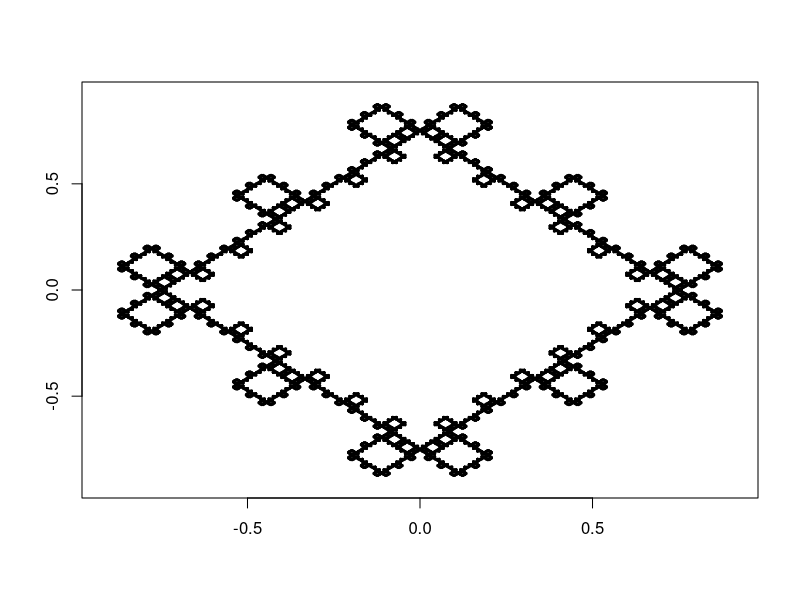
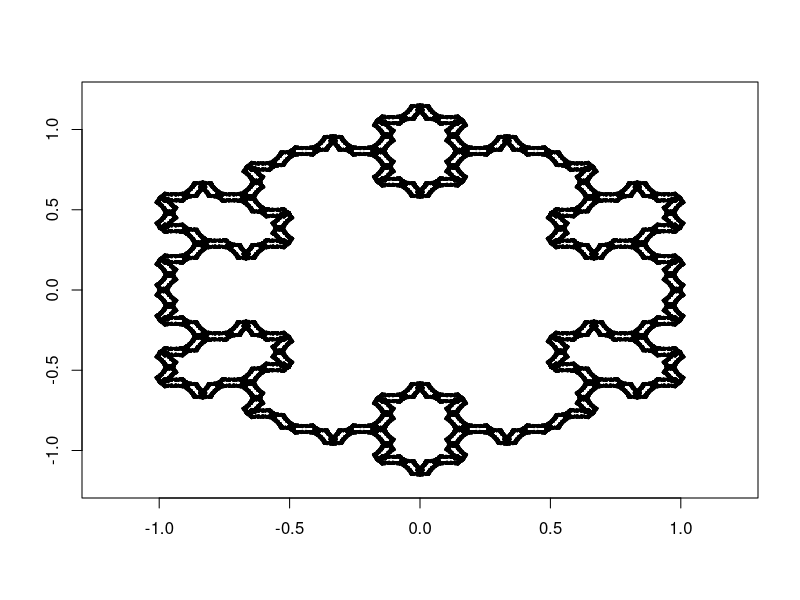
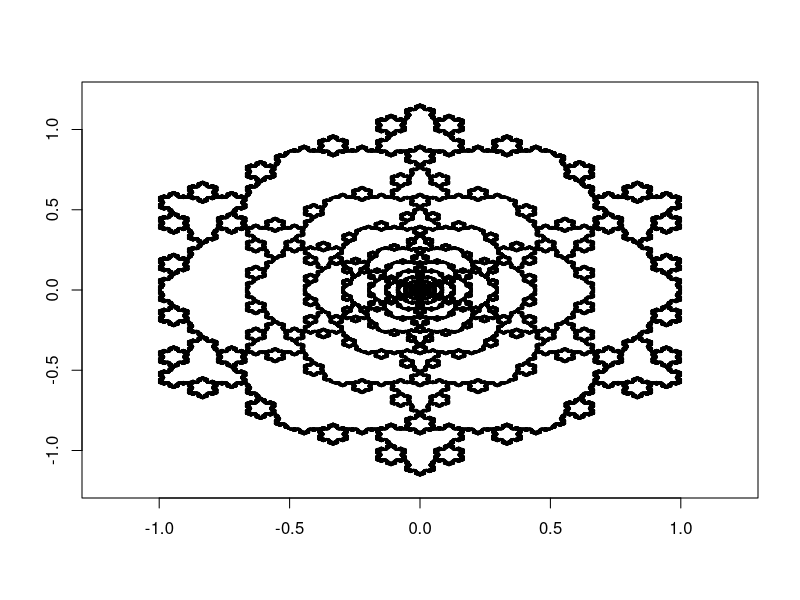

The R script that drew these images, in order: (Note: this script raises an error after producing the figures.)
# Fractals by matrices

# Rotations
Rot <- function(ang) {
	rbind(c(cos(ang),-sin(ang)),c(sin(ang),cos(ang)))
}


# Matrices
mat1 <- matrix(
c(1,0,0,0,
  0,1,0,0,
  2/3,0,1/3,0,
  0,2/3,0,1/3,
  2/3,0,1/3,0,	
  0,2/3,0,1/3,
  1/2,sqrt(3)/6,1/2,-sqrt(3)/6,
  -sqrt(3)/6,1/2,sqrt(3)/6,1/2,
  1/2,sqrt(3)/6,1/2,-sqrt(3)/6,
  -sqrt(3)/6,1/2,sqrt(3)/6,1/2,
  1/3,0,2/3,0,
  0,1/3,0,2/3,
  1/3,0,2/3,0,
  0,1/3,0,2/3,
  0,0,1,0,
  0,0,0,1
),
16,4,byrow=T)

mat2 <- matrix(
c(1,0,0,0,
  0,1,0,0,
  2/3,0,1/3,0,
  0,2/3,0,1/3,
  2/3,0,1/3,0,	
  0,2/3,0,1/3,
  1/2,sqrt(3)/6,1/2,-sqrt(3)/6,
  -sqrt(3)/6,1/2,sqrt(3)/6,1/2,
  1/2,sqrt(3)/6,1/2,-sqrt(3)/6,
  -sqrt(3)/6,1/2,sqrt(3)/6,1/2,
  1/3,0,2/3,0,
  0,1/3,0,2/3,
  1/3,0,2/3,0,
  0,1/3,0,2/3,
  2/3,0,1/3,0,	
  0,2/3,0,1/3,
  1/3,0,2/3,0,
  0,1/3,0,2/3,
  0,0,1,0,
  0,0,0,1
),
20,4,byrow=T)

mat3 <- matrix(
c(1,0,0,0,
  0,1,0,0,
  2/3,0,1/3,0,
  0,2/3,0,1/3,
  2/3,0,1/3,0,	
  0,2/3,0,1/3,
  1/2,sqrt(3)/6,1/2,-sqrt(3)/6,
  -sqrt(3)/6,1/2,sqrt(3)/6,1/2,
  1/2,sqrt(3)/6,1/2,-sqrt(3)/6,
  -sqrt(3)/6,1/2,sqrt(3)/6,1/2,
  1/3,0,2/3,0,
  0,1/3,0,2/3,
  1/3,0,2/3,0,
  0,1/3,0,2/3,
  1/2,-sqrt(3)/6,1/2,sqrt(3)/6,
  sqrt(3)/6,1/2,-sqrt(3)/6,1/2,
  1/2,-sqrt(3)/6,1/2,sqrt(3)/6,
  sqrt(3)/6,1/2,-sqrt(3)/6,1/2,
  2/3,0,1/3,0,	
  0,2/3,0,1/3,
  1/3,0,2/3,0,
  0,1/3,0,2/3,
  0,0,1,0,
  0,0,0,1
),
24,4,byrow=T)

a <- 1/5
mat4 <- matrix(
c(1,0,0,0,
  0,1,0,0,
  1/2,a,1/2,-a,
  -a,1/2,a,1/2,
  1/2,a,1/2,-a,
  -a,1/2,a,1/2,
  0,0,1,0,
  0,0,0,1,
  0,0,1,0,
  0,0,0,1,
  1/2,-a,1/2,a,
  a,1/2,-a,1/2,
  1/2,-a,1/2,a,
  a,1/2,-a,1/2,
  1,0,0,0,
  0,1,0,0
  
),
16,4,byrow=T)

a <- 1/3
mat5 <- matrix(
c(1,0,0,0,
  0,1,0,0,
  2/3,0,1/3,0,
  0,2/3,0,1/3,
  2/3,0,1/3,0,	
  0,2/3,0,1/3,
  2/3,a,1/3,-a,
  -a,2/3,a,1/3,
  2/3,a,1/3,-a,
  -a,2/3,a,1/3,
  1/3,a,2/3,-a,
  -a,1/3,a,2/3,
  1/3,a,2/3,-a,
  -a,1/3,a,2/3,
  1/3,0,2/3,0,
  0,1/3,0,2/3,
  1/3,0,2/3,0,
  0,1/3,0,2/3,
  0,0,1,0,
  0,0,0,1
),
20, 4,byrow=T)

a <- 1/3
mat6 <- matrix(
c(1,0,0,0,
  0,1,0,0,
  2/3,0,1/3,0,
  0,2/3,0,1/3,
  2/3,0,1/3,0,	
  0,2/3,0,1/3,
  2/3,-a,1/3,a,
  a,2/3,-a,1/3,
  2/3,-a,1/3,a,
  a,2/3,-a,1/3,
  1/3,-a,2/3,a,
  a,1/3,-a,2/3,
  1/3,-a,2/3,a,
  a,1/3,-a,2/3,
  1/3,0,2/3,0,
  0,1/3,0,2/3,
  1/3,0,2/3,0,
  0,1/3,0,2/3,
  0,0,1,0,
  0,0,0,1
),
20, 4,byrow=T)

a <- 1/2
mat7 <- matrix(
c(0,0,1,0,
  0,0,0,1,
  0,-a,1,a,
  a,0,-a,1,
  0,0,1,0,
  0,0,0,1,
  0,a,1,-a,
  -a,0,a,1  
),
8, 4,byrow=T)

a <- 1/2
mat8 <- matrix(
c(0,0,1,0,
  0,0,0,1,
  0,-a,1,a,
  a,0,-a,1,
  0,0,1,0,
  0,0,0,1,
  0,a,1,-a,
  -a,0,a,1,
  0,0,1,0,
  0,0,0,1,
  -a,0,1+a,0,
  0,-a,0,1+a
),
12, 4,byrow=T)



# List containing all matrices
Mats <- list(mat1,mat2,mat3,mat4,mat5,mat6,mat7,mat8) 

# Starting shapes
triang <- c(0,0,0,1,0,1,sqrt(3)/2,1/2,sqrt(3)/2,1/2,0,0) - c(1/(sqrt(3)*2),.5)
square <- c(0,0,0,1,0,1,1,1,1,1,1,0,1,0,0,0) - c(.5,.5)
diamond<- c(0,-1,-1,0,-1,0,0,1,0,1,1,0,1,0,0,-1)
hexag  <- c(0,0,-.5,sqrt(3)/2,-.5,sqrt(3)/2,0,sqrt(3),0,sqrt(3),1,sqrt(3),1,sqrt(3),1.5,sqrt(3)/2,1.5,sqrt(3)/2,1,0,1,0,0,0) - c(.5,sqrt(3)/2)
pentag <- c()
sticks <- c(0,0,0,1,0,0,0,-1)
sticks4 <- c(0,0,0,1,0,0,0,-1,0,0,-1,0,0,0,1,0)


# pts = start and end points as 4x1 vector
# ord = sequential order of matrices
# h   = level

fun <- function (pts,ord,h,meToo,col,lwd,returnpts=F) {
  retpts <- numeric()
	if(h==0 | meToo) {
		#lines(pts[c(1,3)],pts[c(2,4)],col=col,lwd=lwd)
		points(pts[c(1,3)],pts[c(2,4)],col=col,lwd=lwd,pch=19,cex=.2)
    retpts <- pts
	}
	if(h>0) {
		newpts <- Mats[[ord[1]]]%*%pts
		for ( i in 1:(length(newpts)/4)) {
			retpts <- c(retpts,fun(newpts[(4*i-3):(4*i)],c(ord[-1],ord[1]),h-1,meToo,col,lwd,returnpts=returnpts))
		}
	}
  if(returnpts)
    return(retpts)
}
start <- function(pts,ord,h,meToo=F,add=F,marg=.2,scale=1,col='black',lwd=1,returnpts=F) {
	d <- scale*(sqrt(pts[3]^2+pts[4]^2)+marg)
	if (add==F) {
		plot(c(-d,d),c(-d,d),type='n',xlab='',ylab='')
	}
  retpts <- numeric()
	for ( i in 1:(length(pts)/4)) {
		retpts <- c(retpts,fun(scale*pts[(4*i-3):(4*i)],ord,h,meToo=meToo,col=col,lwd=lwd,returnpts=returnpts))
	}
  if (returnpts)
    return(retpts)
}
start(square,c(5,6),5,meToo=T,add=F)
start(hexag,c(3,1,4,1),6,T)
pts <- start(hexag,c(2,2,1),6,returnpts=T)
for (i in 1:11)
  pts <- c(pts,start(hexag,c(2,2,1),5-floor(i/4),add=T,scale=(2/3)^i,returnpts=T))
start(square,2,9,T,F,.5,2)
start(hexag,c(6,2,5),7)

for (i in 1:6)
start(sticks4,7,6,meToo=T,add=i!=1,marg=.5,scale=2/2^i)

for (i in 1:6)
start(sticks4,8,4,meToo=T,add=i!=1,marg=.8,scale=2/2^i)


start(sticks4,8,1,marg=.8)

df <- as.data.frame(matrix(pts,ncol=4,byrow=T))
df <- rbind(df,pt)
colnames(df) <- c("x1","y1","x2","y2")
samp <- numeric()
ggplot(df[samp <- c(samp, sample(1:119400, 500),nrow(df)),],aes(x=x1,y=y1)) + geom_point(size=.0001)
ggplot(df[samp <- c(samp, sample(setdiff(1:119400,samp), 300),nrow(df)),],aes(x=x1,y=y1)) + geom_point(size=.0001)
ggplot(df[samp <- c(samp, sample(setdiff(1:119400,samp), 500),nrow(df)),],aes(x=x1,y=y1)) + geom_point(size=.0001)
ggplot(df[samp <- c(samp, sample(setdiff(1:119400,samp),1500),nrow(df)),],aes(x=x1,y=y1)) + geom_point(size=.0001)
ggplot(df[samp <- c(samp, sample(setdiff(1:119400,samp),5000),nrow(df)),],aes(x=x1,y=y1)) + geom_point(size=.0001)
ggplot(df,aes(x=x1,y=y1)) + geom_point(size=.0001)


df1 <- as.data.frame(mat6)
colnames(df1) <- c("x1","y1","x2","y2")
ggplot(df1,aes(x1,y1)) + geom_point()











pt <- c(.48,-.97,0,0)
points(pt[1],pt[2])

